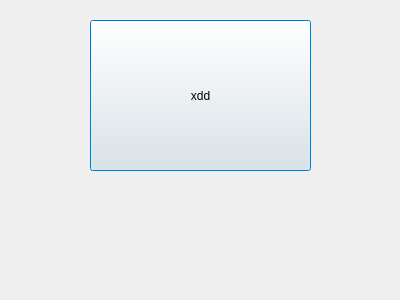
<?xml version="1.0" encoding="UTF-8"?>
<ui version="4.0">
 <class>Dialog</class>
 <widget class="QDialog" name="Dialog">
  <property name="geometry">
   <rect>
    <x>0</x>
    <y>0</y>
    <width>400</width>
    <height>300</height>
   </rect>
  </property>
  <property name="windowTitle">
   <string>Dialog</string>
  </property>
  <widget class="QPushButton" name="pushButton">
   <property name="geometry">
    <rect>
     <x>90</x>
     <y>20</y>
     <width>221</width>
     <height>151</height>
    </rect>
   </property>
   <property name="text">
    <string>xdd</string>
   </property>
  </widget>
 </widget>
 <resources/>
 <connections/>
</ui>
